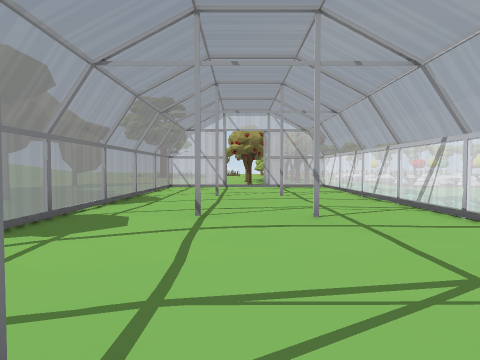
[1] (above)

12 first-person views from a walk through a Unity game level. The camera is 1.5 m above the floor, tilts 2° down and sees 75° across. Doors are open. The floor is counted in squares, 2 m on a side. Each view is taken from the middle of a square. On the plan, view 1 faces up. The plan holds only what a view shows up to about 10 squares ahead; the rest is blank. The place goes on beyond the plan. The player character is not drawn. Some surface patterns are stand-ins.

[2]
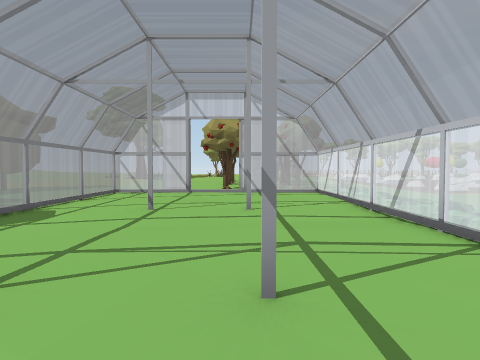

[3]
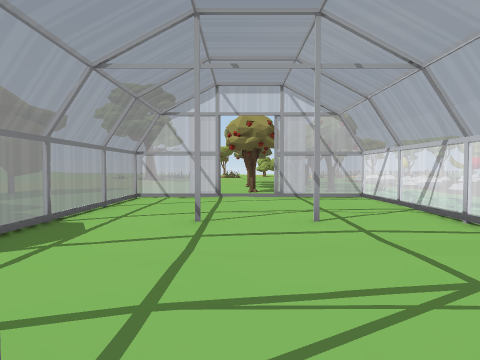

[4]
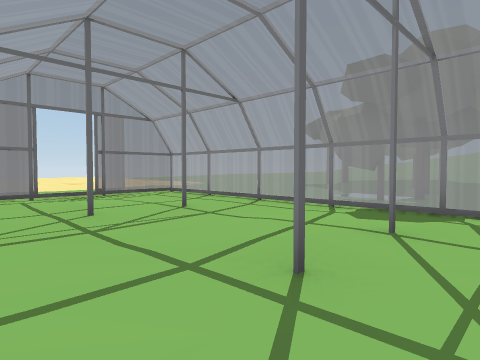

[5]
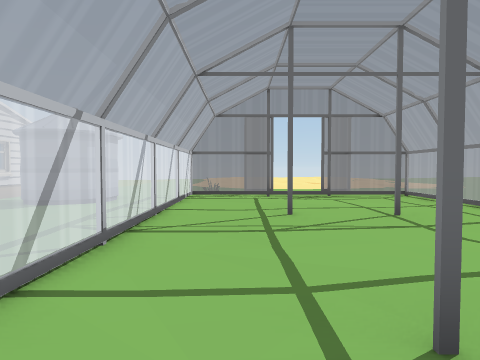

[6]
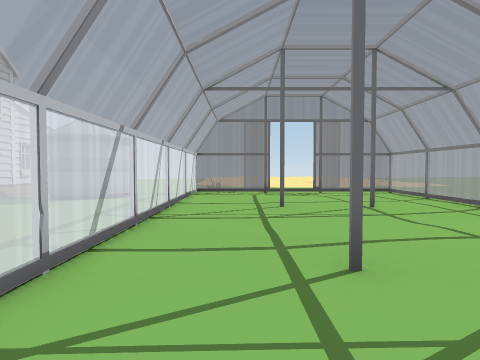

[7]
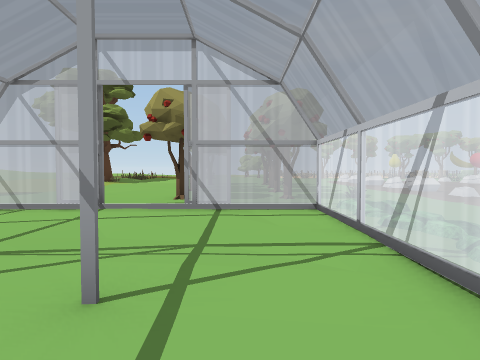

[8]
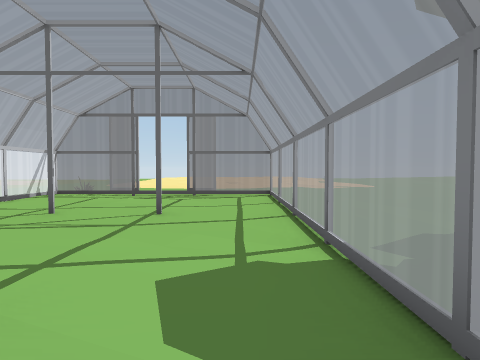

[9]
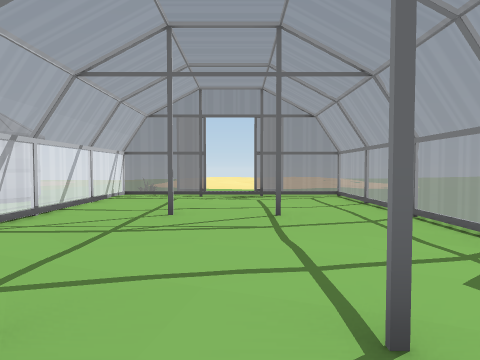

[10]
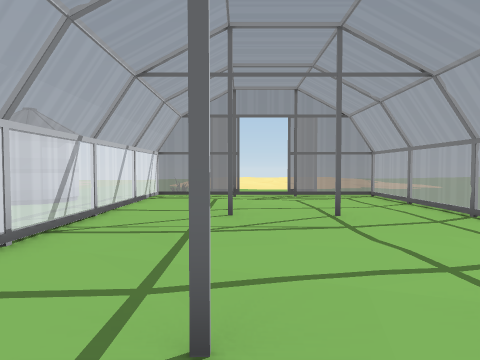

[11]
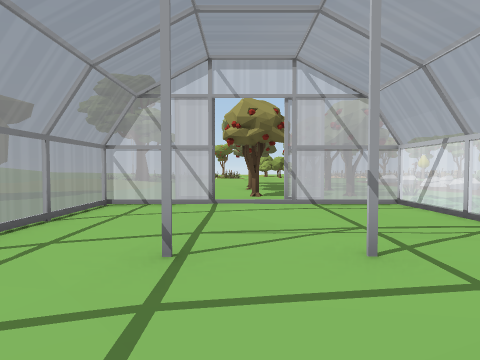

[12]
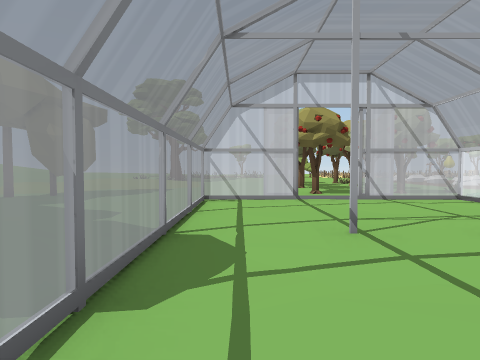

### Floor plan
Key: @ floor where view 1 was taken; # wall or solid block; . main floor; - floor 0.25 m lower than the main floor; / step, stairs or slope; = window, fence, low wall or low ledge; T thing the floor can be seen under or through; R rock; O other object.
Columns run from 6 left of view 1 to 8 right of it. Each row starts with its distance up from view 1.
 18       O  O
 17  ............/R
 16 ..............
 15 ......O..O.O./
 14 ............./
 13 ....TT.TTTT../R
 12 ...T...... ....
 11 ...T......T...
 10 ...T......=..
  9 ...T.#.#..=..
  8 ...T......=..
  7  ..T......#
  6  ..T......#
  5 ...T.#.#.#.
  4 --.T.....T..
  3 #-.T.....T..
  2 #-.T.....T...
  1 --.T.#.#.T...
  0 -..T..@..T....
 -1 ...T.....T..###
 -2 ...T..... .. O#
 -3 ...T##..##... #
 -4 ......... ...

Where each view was taken, in squares from view 1:
view 1: 0 up, 0 right, facing up
view 2: 3 up, 1 right, facing up
view 3: 4 up, 0 right, facing up
view 4: 6 up, 3 right, facing down-left
view 5: 6 up, 2 right, facing down
view 6: 7 up, 2 right, facing down
view 7: 7 up, 2 right, facing up
view 8: 6 up, 2 left, facing down
view 9: 6 up, 0 right, facing down
view 10: 6 up, 1 right, facing down
view 11: 6 up, 0 right, facing up
view 12: 5 up, 2 left, facing up
